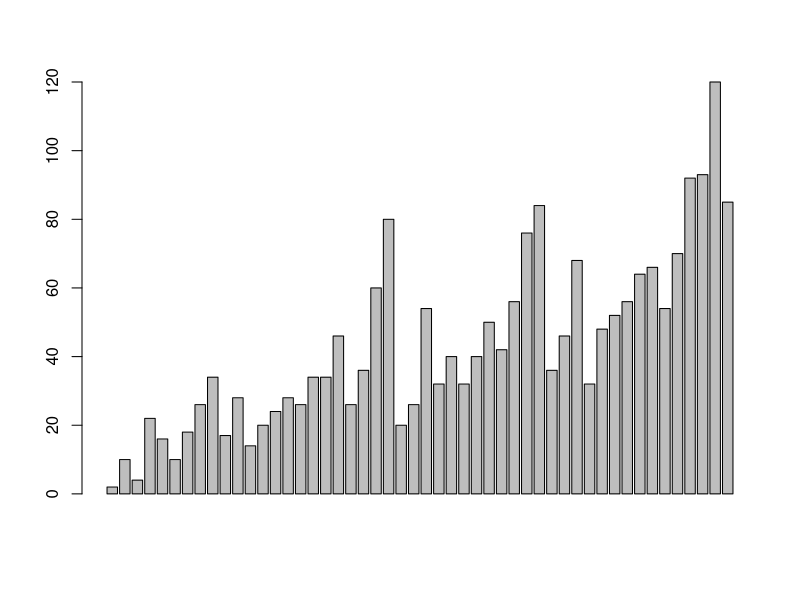
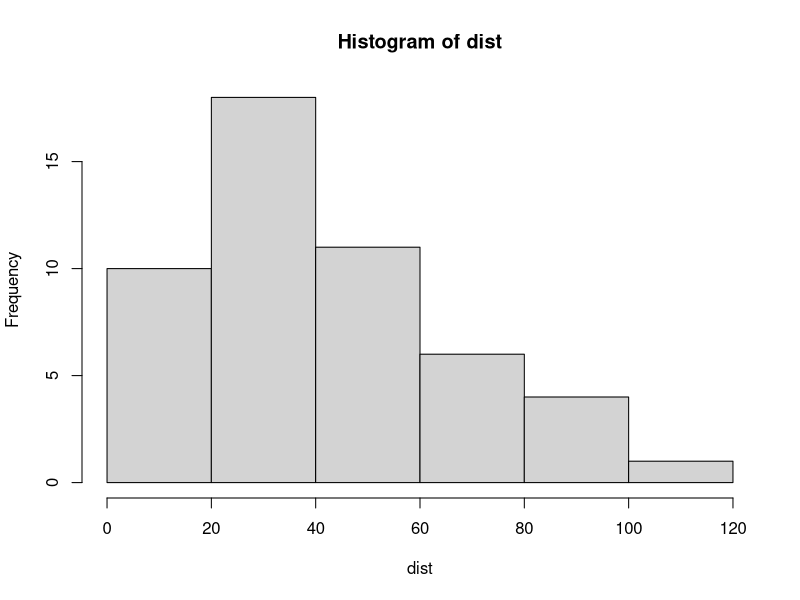
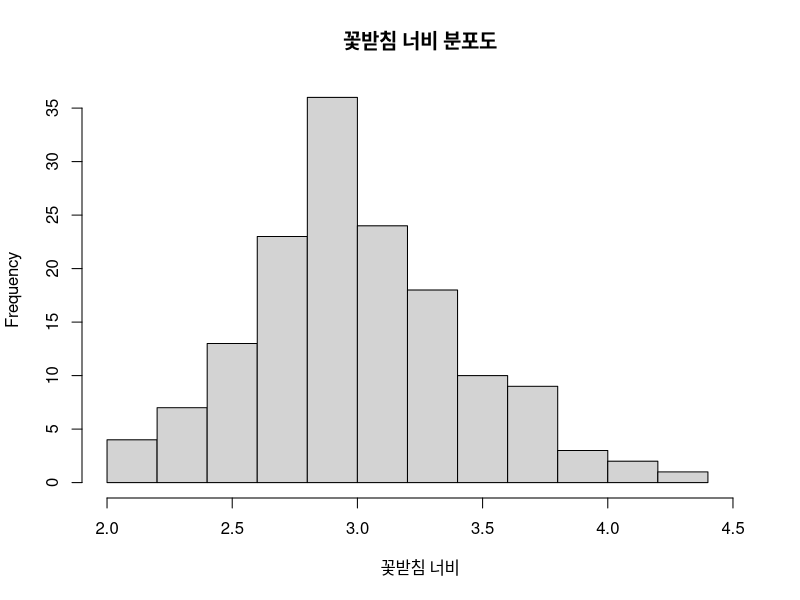
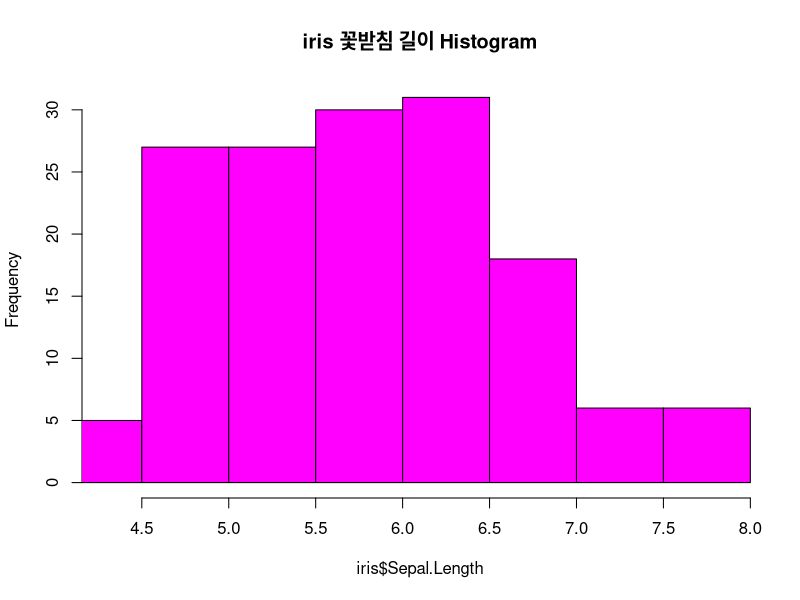
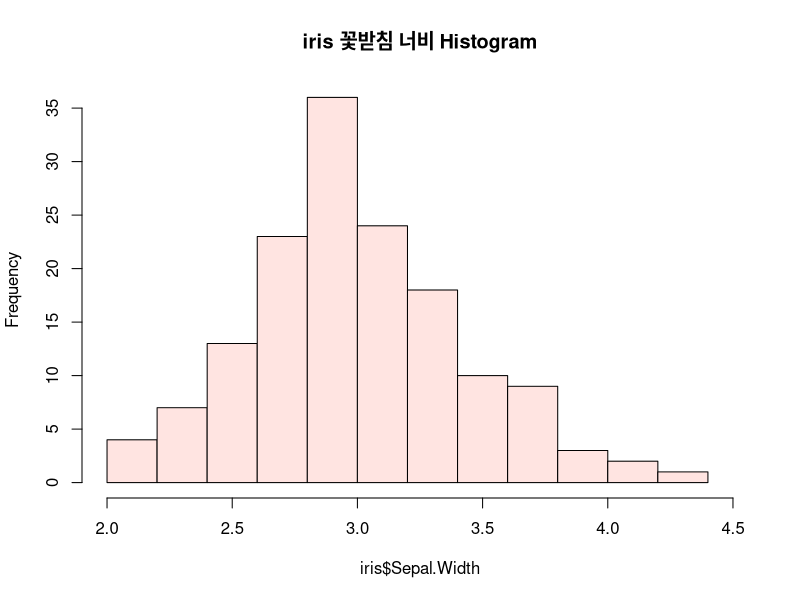
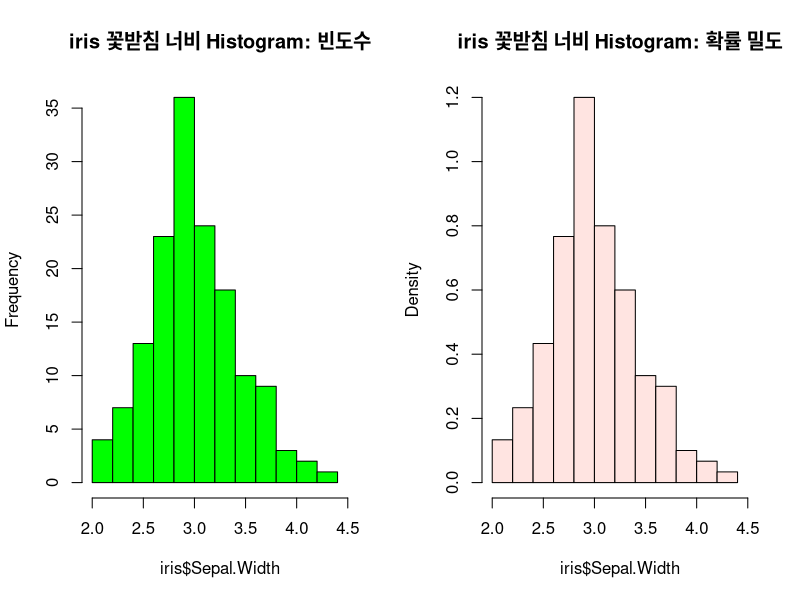
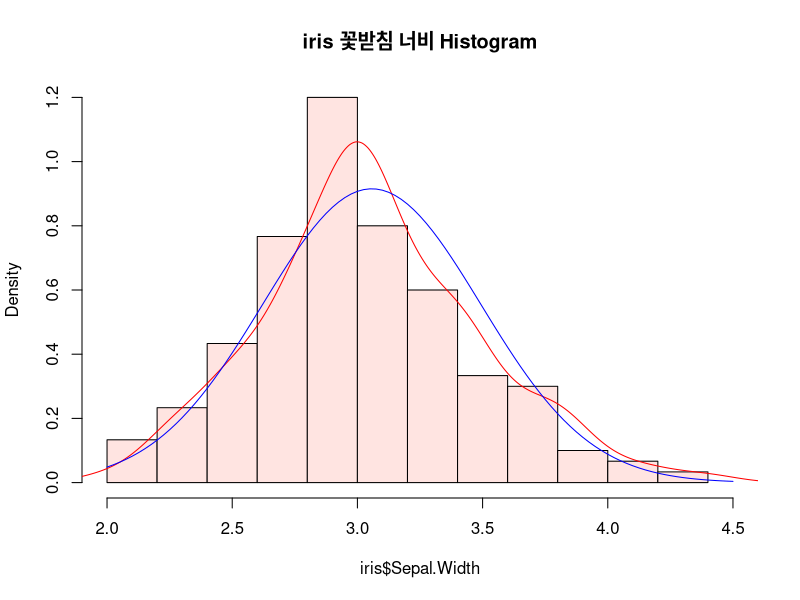

These charts were generated, in order, by the following R code:
# 날짜 : 2021/06/29
# 이름 : 김진우
# 내용 : Ch05 데이터 시각화 - 히스토그램 교재 p150

View(cars)
class(cars)

dist <- cars[,2]
dist

barplot(dist)
hist(dist)

# iris 데이터 히스토그램
hist(iris$Sepal.Width,
     xlim = c(2.0, 4.5),
     xlab = '꽃받침 너비',
     main = '꽃받침 너비 분포도')

#교재 p150 실습 - iris 데이터셋 가져오기
data(iris)
names(iris)
str(iris)
head(iris)

#교재 p150 실습 - iris 데이터셋의 꽃받침 길이(Sepal.Length)로 히스토그램 시각화하기
summary(iris$Sepal.Length)
hist(iris$Sepal.Length, xlab = 'iris$Sepal.Length', col = 'magenta',
     main = 'iris 꽃받침 길이 Histogram', xlim = c(4.3, 7.9))

#교재 p151 실습 - iris 데이터셋의 꽃받침 너비(Sepal.Width)로 히스토그램 시각화하기
summary(iris$Sepal.Width)
hist(iris$Sepal.Width, xlab = 'iris$Sepal.Width', col = 'mistyrose',
     main = 'iris 꽃받침 너비 Histogram', xlim = c(2.0, 4.5))

#교재 p152 실습 - 히스토그램에서 빈도와 밀도 표현하기
par(mfrow = c(1,2))
hist(iris$Sepal.Width, xlab = 'iris$Sepal.Width',
     col = 'green',
     main = 'iris 꽃받침 너비 Histogram: 빈도수', xlim = c(2.0, 4.5))

hist(iris$Sepal.Width, xlab = 'iris$Sepal.Width',
     col = 'mistyrose', freq = F,
     main = 'iris 꽃받침 너비 Histogram: 확률 밀도', xlim = c(2.0, 4.5))

#교재 p152 실습 - 정규분포 추정 곡선 나타내기
par(mfrow = c(1, 1))
hist(iris$Sepal.Width, xlab = 'iris$Sepal.Width', col = 'mistyrose',
     freq = F, main = 'iris 꽃받침 너비 Histogram', xlim = c(2.0, 4.5))

lines(density(iris$Sepal.Width), col = 'red')

x <- seq(2.0, 4.5, 0.1)
curve(dnorm(x, mean = mean(iris$Sepal.Width),
            sd = sd(iris$Sepal.Width)),
      col = 'blue', add =T)
